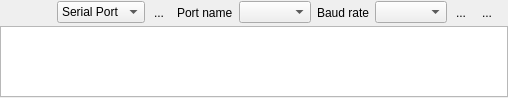
<?xml version="1.0" encoding="UTF-8"?>
<ui version="4.0">
 <class>QkConnectWidget</class>
 <widget class="QWidget" name="QkConnectWidget">
  <property name="geometry">
   <rect>
    <x>0</x>
    <y>0</y>
    <width>508</width>
    <height>98</height>
   </rect>
  </property>
  <property name="windowTitle">
   <string>Form</string>
  </property>
  <property name="styleSheet">
   <string notr="true"/>
  </property>
  <layout class="QVBoxLayout" name="verticalLayout">
   <property name="spacing">
    <number>2</number>
   </property>
   <property name="leftMargin">
    <number>0</number>
   </property>
   <property name="topMargin">
    <number>1</number>
   </property>
   <property name="rightMargin">
    <number>0</number>
   </property>
   <property name="bottomMargin">
    <number>1</number>
   </property>
   <item>
    <layout class="QHBoxLayout" name="horizontalLayout_3">
     <property name="sizeConstraint">
      <enum>QLayout::SetFixedSize</enum>
     </property>
     <property name="leftMargin">
      <number>9</number>
     </property>
     <property name="topMargin">
      <number>0</number>
     </property>
     <property name="rightMargin">
      <number>9</number>
     </property>
     <property name="bottomMargin">
      <number>0</number>
     </property>
     <item>
      <spacer name="horizontalSpacer">
       <property name="orientation">
        <enum>Qt::Horizontal</enum>
       </property>
       <property name="sizeHint" stdset="0">
        <size>
         <width>66</width>
         <height>0</height>
        </size>
       </property>
      </spacer>
     </item>
     <item>
      <widget class="QComboBox" name="connType_combo">
       <item>
        <property name="text">
         <string>Serial Port</string>
        </property>
       </item>
      </widget>
     </item>
     <item>
      <widget class="QStackedWidget" name="stackedWidget">
       <property name="sizePolicy">
        <sizepolicy hsizetype="Preferred" vsizetype="Fixed">
         <horstretch>0</horstretch>
         <verstretch>0</verstretch>
        </sizepolicy>
       </property>
       <property name="currentIndex">
        <number>0</number>
       </property>
       <widget class="QWidget" name="page">
        <layout class="QHBoxLayout" name="horizontalLayout">
         <property name="leftMargin">
          <number>0</number>
         </property>
         <property name="topMargin">
          <number>0</number>
         </property>
         <property name="rightMargin">
          <number>0</number>
         </property>
         <property name="bottomMargin">
          <number>0</number>
         </property>
         <item>
          <widget class="QToolButton" name="reload_button">
           <property name="text">
            <string>...</string>
           </property>
           <property name="icon">
            <iconset resource="../resources/icons/qkdaemon_icons.qrc">
             <normaloff>:/icons/reload.png</normaloff>:/icons/reload.png</iconset>
           </property>
           <property name="autoRaise">
            <bool>true</bool>
           </property>
          </widget>
         </item>
         <item>
          <widget class="QLabel" name="label">
           <property name="text">
            <string>Port name</string>
           </property>
          </widget>
         </item>
         <item>
          <widget class="QComboBox" name="serialPort_portName_combo">
           <property name="sizePolicy">
            <sizepolicy hsizetype="Expanding" vsizetype="Fixed">
             <horstretch>0</horstretch>
             <verstretch>0</verstretch>
            </sizepolicy>
           </property>
          </widget>
         </item>
         <item>
          <widget class="QLabel" name="label_2">
           <property name="text">
            <string>Baud rate</string>
           </property>
          </widget>
         </item>
         <item>
          <widget class="QComboBox" name="serialPort_baudRate_combo"/>
         </item>
        </layout>
       </widget>
       <widget class="QWidget" name="page_2">
        <layout class="QHBoxLayout" name="horizontalLayout_2">
         <property name="leftMargin">
          <number>0</number>
         </property>
         <property name="topMargin">
          <number>0</number>
         </property>
         <property name="rightMargin">
          <number>0</number>
         </property>
         <property name="bottomMargin">
          <number>0</number>
         </property>
         <item>
          <widget class="QLabel" name="label_3">
           <property name="text">
            <string>IP</string>
           </property>
          </widget>
         </item>
         <item>
          <widget class="QLineEdit" name="lineEdit">
           <property name="minimumSize">
            <size>
             <width>120</width>
             <height>0</height>
            </size>
           </property>
           <property name="maximumSize">
            <size>
             <width>120</width>
             <height>16777215</height>
            </size>
           </property>
          </widget>
         </item>
         <item>
          <widget class="QLabel" name="label_4">
           <property name="text">
            <string>Port</string>
           </property>
          </widget>
         </item>
         <item>
          <widget class="QSpinBox" name="spinBox">
           <property name="minimumSize">
            <size>
             <width>60</width>
             <height>0</height>
            </size>
           </property>
           <property name="maximumSize">
            <size>
             <width>60</width>
             <height>16777215</height>
            </size>
           </property>
           <property name="maximum">
            <number>9999</number>
           </property>
          </widget>
         </item>
         <item>
          <spacer name="horizontalSpacer_2">
           <property name="orientation">
            <enum>Qt::Horizontal</enum>
           </property>
           <property name="sizeHint" stdset="0">
            <size>
             <width>50</width>
             <height>0</height>
            </size>
           </property>
          </spacer>
         </item>
        </layout>
       </widget>
      </widget>
     </item>
     <item>
      <widget class="QToolButton" name="add_button">
       <property name="text">
        <string>...</string>
       </property>
       <property name="icon">
        <iconset resource="../resources/icons/qkdaemon_icons.qrc">
         <normaloff>:/icons/plus_16.png</normaloff>:/icons/plus_16.png</iconset>
       </property>
       <property name="autoRaise">
        <bool>true</bool>
       </property>
      </widget>
     </item>
     <item>
      <widget class="QToolButton" name="remove_button">
       <property name="text">
        <string>...</string>
       </property>
       <property name="icon">
        <iconset resource="../resources/icons/qkdaemon_icons.qrc">
         <normaloff>:/icons/minus_16.png</normaloff>:/icons/minus_16.png</iconset>
       </property>
       <property name="autoRaise">
        <bool>true</bool>
       </property>
      </widget>
     </item>
    </layout>
   </item>
   <item>
    <widget class="pTableWidget" name="connectionsTable">
     <property name="minimumSize">
      <size>
       <width>0</width>
       <height>45</height>
      </size>
     </property>
     <property name="editTriggers">
      <set>QAbstractItemView::NoEditTriggers</set>
     </property>
     <property name="selectionMode">
      <enum>QAbstractItemView::SingleSelection</enum>
     </property>
     <property name="selectionBehavior">
      <enum>QAbstractItemView::SelectRows</enum>
     </property>
     <attribute name="horizontalHeaderVisible">
      <bool>false</bool>
     </attribute>
     <attribute name="verticalHeaderVisible">
      <bool>false</bool>
     </attribute>
     <attribute name="verticalHeaderDefaultSectionSize">
      <number>20</number>
     </attribute>
     <attribute name="verticalHeaderMinimumSectionSize">
      <number>20</number>
     </attribute>
    </widget>
   </item>
  </layout>
 </widget>
 <customwidgets>
  <customwidget>
   <class>pTableWidget</class>
   <extends>QTableWidget</extends>
   <header>ptablewidget.h</header>
   <slots>
    <slot>removeAll()</slot>
   </slots>
  </customwidget>
 </customwidgets>
 <resources>
  <include location="../resources/icons/qkdaemon_icons.qrc"/>
 </resources>
 <connections>
  <connection>
   <sender>connType_combo</sender>
   <signal>currentIndexChanged(int)</signal>
   <receiver>stackedWidget</receiver>
   <slot>setCurrentIndex(int)</slot>
   <hints>
    <hint type="sourcelabel">
     <x>77</x>
     <y>15</y>
    </hint>
    <hint type="destinationlabel">
     <x>178</x>
     <y>18</y>
    </hint>
   </hints>
  </connection>
 </connections>
</ui>
